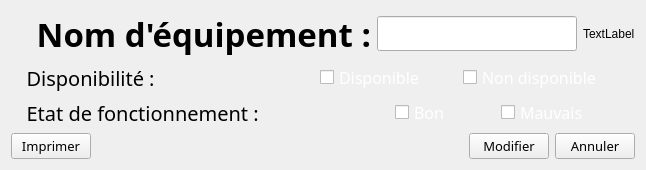
      <widget class="QWidget" name="Afficher_equi">
       <layout class="QHBoxLayout" name="horizontalLayout_60">
        <item>
         <layout class="QGridLayout" name="gridLayout_9">
          <item row="5" column="0">
           <layout class="QHBoxLayout" name="horizontalLayout_56">
            <item>
             <widget class="QLabel" name="label_44">
              <property name="font">
               <font>
                <family>Quicksand SemiBold</family>
                <pointsize>15</pointsize>
               </font>
              </property>
              <property name="text">
               <string>   Etat de fonctionnement : </string>
              </property>
             </widget>
            </item>
            <item alignment="Qt::AlignRight|Qt::AlignVCenter">
             <widget class="QCheckBox" name="bon">
              <property name="minimumSize">
               <size>
                <width>0</width>
                <height>25</height>
               </size>
              </property>
              <property name="font">
               <font>
                <family>Quicksand SemiBold</family>
                <pointsize>12</pointsize>
               </font>
              </property>
              <property name="styleSheet">
               <string notr="true">color: rgb(255, 255, 255)
</string>
              </property>
              <property name="text">
               <string>Bon</string>
              </property>
              <property name="checkable">
               <bool>true</bool>
              </property>
             </widget>
            </item>
            <item alignment="Qt::AlignHCenter|Qt::AlignVCenter">
             <widget class="QCheckBox" name="mauvais">
              <property name="minimumSize">
               <size>
                <width>0</width>
                <height>25</height>
               </size>
              </property>
              <property name="font">
               <font>
                <family>Quicksand SemiBold</family>
                <pointsize>12</pointsize>
               </font>
              </property>
              <property name="styleSheet">
               <string notr="true">color: rgb(255, 255, 255)
</string>
              </property>
              <property name="text">
               <string>Mauvais</string>
              </property>
              <property name="checkable">
               <bool>true</bool>
              </property>
             </widget>
            </item>
           </layout>
          </item>
          <item row="0" column="0">
           <layout class="QHBoxLayout" name="horizontalLayout_57">
            <item>
             <widget class="QLabel" name="label_45">
              <property name="font">
               <font>
                <family>Quicksand SemiBold</family>
                <pointsize>25</pointsize>
                <weight>75</weight>
                <bold>true</bold>
               </font>
              </property>
              <property name="text">
               <string>   Nom d'équipement :</string>
              </property>
             </widget>
            </item>
            <item alignment="Qt::AlignHCenter">
             <widget class="QLineEdit" name="lineEdit_nomEqui">
              <property name="minimumSize">
               <size>
                <width>200</width>
                <height>25</height>
               </size>
              </property>
              <property name="font">
               <font>
                <family>Quicksand SemiBold</family>
                <pointsize>14</pointsize>
               </font>
              </property>
              <property name="readOnly">
               <bool>false</bool>
              </property>
             </widget>
            </item>
            <item alignment="Qt::AlignHCenter|Qt::AlignVCenter">
             <widget class="QLabel" name="icon_equi_2">
              <property name="text">
               <string>TextLabel</string>
              </property>
             </widget>
            </item>
           </layout>
          </item>
          <item row="3" column="0">
           <layout class="QHBoxLayout" name="horizontalLayout_58">
            <item>
             <widget class="QLabel" name="label_46">
              <property name="font">
               <font>
                <family>Quicksand SemiBold</family>
                <pointsize>15</pointsize>
               </font>
              </property>
              <property name="text">
               <string>   Disponibilité :</string>
              </property>
             </widget>
            </item>
            <item alignment="Qt::AlignRight">
             <widget class="QCheckBox" name="dispo">
              <property name="minimumSize">
               <size>
                <width>0</width>
                <height>25</height>
               </size>
              </property>
              <property name="font">
               <font>
                <family>Quicksand SemiBold</family>
                <pointsize>12</pointsize>
               </font>
              </property>
              <property name="styleSheet">
               <string notr="true">color: rgb(255, 255, 255)
</string>
              </property>
              <property name="text">
               <string>Disponible</string>
              </property>
              <property name="checkable">
               <bool>true</bool>
              </property>
             </widget>
            </item>
            <item alignment="Qt::AlignHCenter">
             <widget class="QCheckBox" name="non_dispo">
              <property name="minimumSize">
               <size>
                <width>0</width>
                <height>25</height>
               </size>
              </property>
              <property name="font">
               <font>
                <family>Quicksand SemiBold</family>
                <pointsize>12</pointsize>
                <weight>50</weight>
                <bold>false</bold>
               </font>
              </property>
              <property name="styleSheet">
               <string notr="true">color: rgb(255, 255, 255)
</string>
              </property>
              <property name="text">
               <string>Non disponible</string>
              </property>
              <property name="checkable">
               <bool>true</bool>
              </property>
             </widget>
            </item>
           </layout>
          </item>
          <item row="6" column="0">
           <layout class="QHBoxLayout" name="horizontalLayout_59">
            <item>
             <widget class="QPushButton" name="imprimer">
              <property name="font">
               <font>
                <family>Quicksand SemiBold</family>
                <pointsize>10</pointsize>
               </font>
              </property>
              <property name="cursor">
               <cursorShape>PointingHandCursor</cursorShape>
              </property>
              <property name="text">
               <string>Imprimer</string>
              </property>
              <property name="icon">
               <iconset resource="pics.qrc">
                <normaloff>:/pics/pics/printEQ.png</normaloff>:/pics/pics/printEQ.png</iconset>
              </property>
              <property name="iconSize">
               <size>
                <width>25</width>
                <height>25</height>
               </size>
              </property>
             </widget>
            </item>
            <item>
             <spacer name="horizontalSpacer_39">
              <property name="orientation">
               <enum>Qt::Horizontal</enum>
              </property>
              <property name="sizeHint" stdset="0">
               <size>
                <width>40</width>
                <height>20</height>
               </size>
              </property>
             </spacer>
            </item>
            <item>
             <widget class="QPushButton" name="ModifierEquipement">
              <property name="font">
               <font>
                <family>Quicksand SemiBold</family>
                <pointsize>10</pointsize>
               </font>
              </property>
              <property name="cursor">
               <cursorShape>PointingHandCursor</cursorShape>
              </property>
              <property name="text">
               <string>Modifier</string>
              </property>
             </widget>
            </item>
            <item>
             <widget class="QPushButton" name="pushButton_anuuler">
              <property name="font">
               <font>
                <family>Quicksand SemiBold</family>
                <pointsize>10</pointsize>
               </font>
              </property>
              <property name="cursor">
               <cursorShape>PointingHandCursor</cursorShape>
              </property>
              <property name="text">
               <string>Annuler</string>
              </property>
             </widget>
            </item>
           </layout>
          </item>
         </layout>
        </item>
       </layout>
      </widget>
